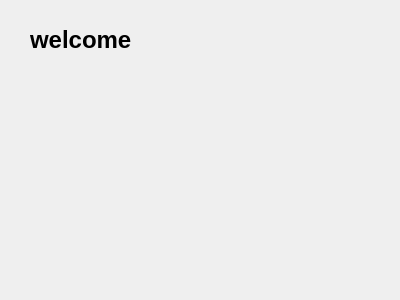
<?xml version="1.0" encoding="UTF-8"?>
<ui version="4.0">
 <class>Dialog</class>
 <widget class="QDialog" name="Dialog">
  <property name="geometry">
   <rect>
    <x>0</x>
    <y>0</y>
    <width>400</width>
    <height>300</height>
   </rect>
  </property>
  <property name="windowTitle">
   <string>Dialog</string>
  </property>
  <widget class="QLabel" name="label">
   <property name="geometry">
    <rect>
     <x>30</x>
     <y>20</y>
     <width>151</width>
     <height>41</height>
    </rect>
   </property>
   <property name="text">
    <string>&lt;h1&gt;welcome&lt;/h1&gt;</string>
   </property>
  </widget>
 </widget>
 <resources/>
 <connections/>
</ui>
